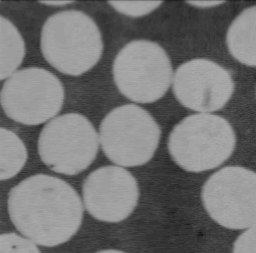
%> input picture 4/Figuras/cells.TIF, 256 x 253 px, given in place of cells.bmp, which was not available
$ octave Ejercicio2.m   (GNU Octave 9; MATLAB toolbox functions it lacks are replaced by stand-ins)
%> lines starting %> are read from the running program, lines starting %| are printed output that depends on the picture; pictures that were not available may be replaced by others from this repository, and a replacement may not be noted
%> further down, im is the input picture: size 253x256 uint8; min 28, max 168, mean 115.6
### 2/Código/autorange.m
function [imOutput, histOutput] = autorange(imInput, P)
%> called with P = 0.25
% imInput: imagen de gris a la que se le desea aumentar su contraste.
% P: Porcentaje (en tanto por 100) de los p韝eles saturados a 0 y 255
% (mismo valor para ambos casos).
% imOutput: imagen de gris de salida con el contraste mejorado.


% Por defecto si no se define la variable bins, esta toma el valor 256.
% Como queremos los rmin y rmax entre 0 y 255 tomaremos bins = 256
dist_probabilidad = imhist(imInput)/numel(imInput);
%> dist_probabilidad = 256 values, max 0.174 at index 161, min 0 at index 1, mean 0.00391
bar(dist_probabilidad);
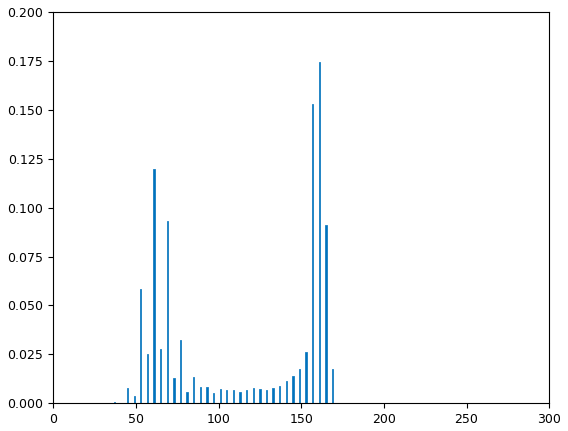
%> figure redrawn from the program's plot data; tallest bar 0.174 high, from x = 160.6 to 161.4
histOutput(1)=dist_probabilidad(1);
    for i=1:255
        histOutput(i+1)=dist_probabilidad(i+1)+histOutput(i);
    end
%> after the loop, histOutput = 256 values from 0 to 1
 bar(histOutput)
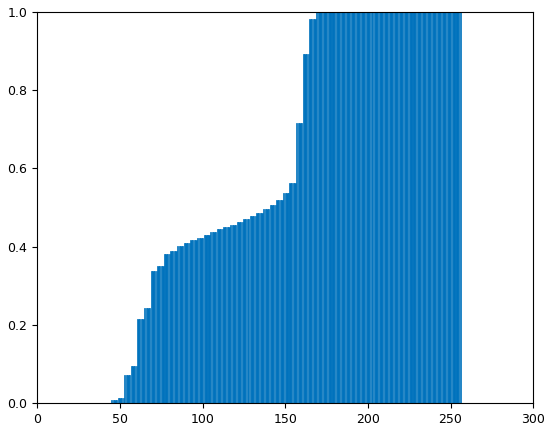
%> figure redrawn from the program's plot data; tallest bar 1 high, from x = 168.6 to 169.4
 %% PASO 2: Calculamos rmin y rmax
 dist_r=abs(histOutput-P);
%> dist_r = 256 values, max 0.75 at index 169, min 0.00613 at index 65, mean 0.411
 dist_R=abs(histOutput-(1-P));
%> dist_R = 256 values, max 0.75 at index 1, min 0.0328 at index 157, mean 0.385
 dist_r_min=min(dist_r);
%> dist_r_min = 0.00613
 dist_R_min=min(dist_R);
%> dist_R_min = 0.0328
 rmin=find(dist_r==dist_r_min);
%> rmin = [65 66 67 68]
 rmax=find(dist_R==dist_R_min);
%> rmax = [157 158 159 160]

 %% PASO 3: Transformaci髇 de la intensidad

 w=rmax-rmin;
%> w = [92 92 92 92]
 c=(rmin+rmax)/2;
%> c = [111 112 113 114]

 imOutput = bright_contrast_adjust(imInput, w, c);

end

### 2/Código/bright_contrast_adjust.m
function [imOutput] = bright_contrast_adjust(imInput, W, c)
%> called with W = [92 92 92 92], c = [111 112 113 114]
% imInput: imagen de gris a la que se le desea variar el brillo y contraste
% c: Es la variable que definirá el valor de intensidad sobre el que se
% centrará la ventana definida por W.
% W: Ancho de la ventana. Este par´ametro permite definir el tamaño y
% posición de la ventana como [c ? W/2 : c + W/2].
% imOutput: Se trata de la imagen en grises de salida con el contraste y
% brillo modificado.

%% PASO 1: necesitamos conocer cual es el tipo de datos que
%% utiliza la imagen de entrada y a partir de estos asociarle un número de
%% bits

% Creamos dos cadena de string (una para el formato int y otra para el
% unit)
    formatoINT=['int8 int16 int32 int32 '];
    formatoUINT=['uint8 uint16 uint32 uint64 '];

% Mediante la función split partimos las cadenas de sring anteriores
% eliminando los espacios entre palabras, dando como resultado dos matrices
% cell
    strINT=split(formatoINT);
    strUINT=split(formatoUINT);

% Los pasamos a formato String para poder trabajar con ellos
    tiposINT=string(strINT);
    tiposUINT=string(strUINT);

% Mediante el bucle for probaremos reiterativamente cual es el tipo de
% datos, de la imagen obteniendo 1 en caso afirmativo y 0 en caso negativo
    for i=1:4
         a=isa(imInput,tiposINT(i));
         b=isa(imInput,tiposUINT(i));
         nbits=8*2^(i-1);% Calculamos la variable nbits

           if(a==1)%En caso de que "a" sea true (1), pararemos el bucle
               break;
           end
           if(b==1)%En caso de que "b" sea true (1), pararemos el bucle
               break;
           end
           % Solo puede ser verdadero uno de los dos parámetros
    end
%% PASO 2:calculamos los parámetros de la ventana

 low_in=c-W/2 ;% Inicio
%> low_in = [65 66 67 68]
 high_in=c+W/2 ;% Fin
%> high_in = [157 158 159 160]
 low_in_norm= (low_in)/2^nbits; % Inicio normalizado
%> low_in_norm = [0.254 0.258 0.262 0.266]
 high_in_norm= (high_in)/2^nbits; % Fin normalizado
%> high_in_norm = [0.613 0.617 0.621 0.625]

%> the run ends on the next line
 imOutput = imadjust(imInput,[low_in_norm high_in_norm]);
 figure, imshow(imOutput, [])

end


### 2/Código/Ejercicio2.m
im = imread('cells.bmp','bmp');
imInput_R = im(:,:,1);
[imOutput, histOutput] = autorange(imInput_R, 0.25);

$ run again, with 4/Figuras/circuit.bmp saved as 4/Figuras/cells.TIF
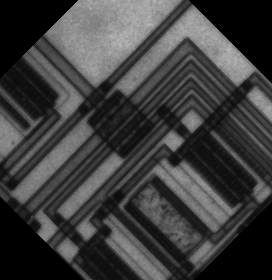
%> input picture 4/Figuras/circuit.bmp, 272 x 280 px, given in place of cells.bmp, which was not available
%> im is the input picture: size 280x272 uint8; min 0, max 187, mean 62.1
%> dist_probabilidad = 256 values, max 0.172 at index 1, min 0 at index 2, mean 0.00391
%> after the loop in autorange, `for i=1:255`: histOutput = 256 values from 0.172 to 1
%> in autorange, `bar(histOutput)`:
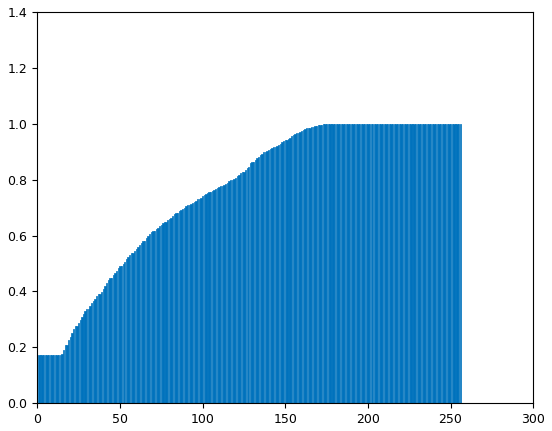
%> figure redrawn from the program's plot data; tallest bar 1 high, from x = 187.6 to 188.4
%> dist_r = 256 values, max 0.75 at index 188, min 0.000657 at index 21, mean 0.518
%> dist_R = 256 values, max 0.578 at index 1, min 0.0013 at index 102, mean 0.23
%> dist_r_min = 0.000657
%> dist_R_min = 0.0013
%> rmin = 21
%> rmax = 102
%> w = 81
%> c = 61.5
%> low_in = 21
%> high_in = 102
%> low_in_norm = 0.082
%> high_in_norm = 0.398
%> in bright_contrast_adjust, `imOutput = imadjust(imInput,[low_in_norm high_in_norm]);`:
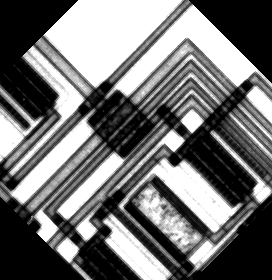
%> imOutput: size 280x272 uint8; min 0, max 255, mean 116.5
%> `[imOutput, histOutput] = autorange(imInput_R, 0.25);`: histOutput = 256 values from 0.172 to 1
